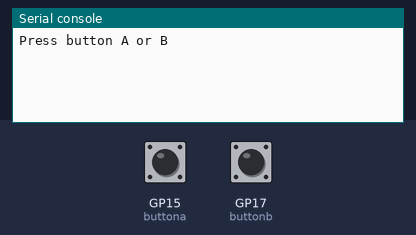
A program run on a simulated Raspberry Pi Pico running CircuitPython. On the bench: the last lines printed to the serial console. The test bench sets the inputs (shaded band); at power-on: GP15 (buttona) LOW, GP17 (buttonb) LOW.

Above: at 1.2 s.
1.3 s: GP15 (buttona) pulled HIGH for 0.15 s
At 2.1 s:
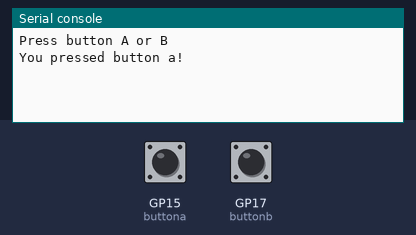
2.9 s: GP17 (buttonb) pulled HIGH for 0.15 s
At 3.3 s:
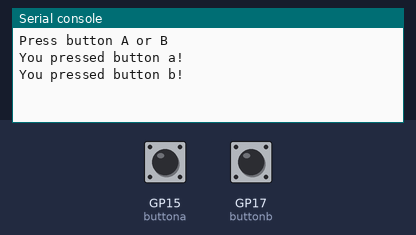

Measured:
- after the input at 1.3 s, the serial console: prints a new line at once (image 1)
- after the input at 2.9 s, the serial console: prints a new line at once (image 2)

The program:

button_dan.py
```python
import time
import board
import digitalio

buttona = digitalio.DigitalInOut(board.GP15)


buttonb = digitalio.DigitalInOut(board.GP17)

print("Press button A or B")

while True:
    if buttona.value:
        print("You pressed button a!")
        time.sleep(0.5)
    if buttonb.value:
        print("You pressed button b!")
        time.sleep(0.5)
```
